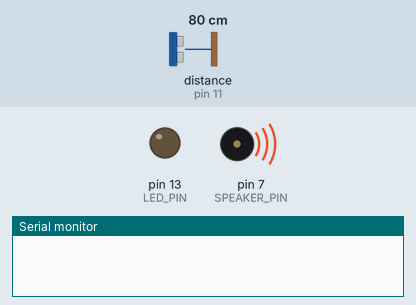
Bench run of a sketch on a simulated Arduino Uno, built with avr-gcc and run on an emulated ATmega328P. Parts: output pins drawn as LEDs (lit = HIGH), buzzer (waves = sounding), the last lines printed to the serial monitor. Wiring (inferred from the names in the program): ultrasonic range finder: trigger pin 12; echo pin 11. The inputs (shaded band) are chosen by the test bench; at power-on: distance to the obstacle (sensor on pin 11) 80 cm. The echo pulse lasts 58.3 µs per cm; pins used as bus, display or sensor lines are not drawn.

Above: at 0.1 s.
At 1.7 s:
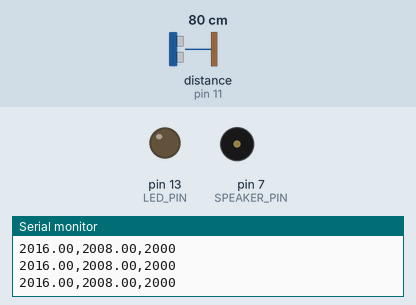
1.8 s: distance to the obstacle (sensor on pin 11) set to 2 cm
4.8 s: distance to the obstacle (sensor on pin 11) set to 120 cm
Timing chart, 0 to 7.8 s (numbered marks = the images above; inputs shaded):
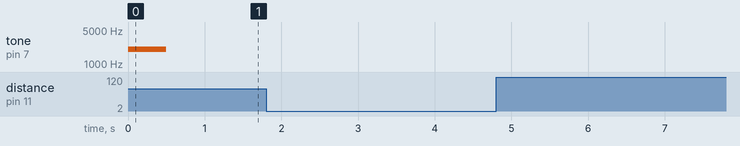

The sketch:

PseudoGaussianNoiseSmoothing.ino
```cpp
#define ECHO_PIN    11    // Echo Pin
#define TRIG_PIN    12    // Trigger Pin
#define LED_PIN     13    // Onboard LED
#define SPEAKER_PIN 7     // speaker out
#define NUM_VALUES  50    // size of averaging array
#define AVG_DECAY   50
#define TRIGGER     2

long values[NUM_VALUES];
double pseudoGaussian[7];
int coefficients[7] = {1, 3, 6, 7, 6, 3, 1};
boolean canSkipPoint = true;


void setup() {
  Serial.begin (9600);
  pinMode(TRIG_PIN, OUTPUT);
  pinMode(ECHO_PIN, INPUT);
  pinMode(LED_PIN, OUTPUT);

  for (int i=0; i<7; i++) {
    pseudoGaussian[i] = 0;
  }
  tone(SPEAKER_PIN, 2000,500);
  delay(500);
  noTone(SPEAKER_PIN);
}

void loop() {
  long duration;
  double distance;

  // measure
  duration = measureUltrasonic();
  distance = duration / 58.0;

  // Move each item in array back one
  for (int i = 1; i < 7; i++) {
    pseudoGaussian[i-1] = pseudoGaussian[i];
  }

  // Average last 5 points
  double average = 0;
  for (int i = 1; i < 6; i++) {
    average += pseudoGaussian[i];
  }
  average /= 5.0;

  if (abs(distance - average) > 0.1) {
    if (canSkipPoint) {
      pseudoGaussian[6] = average;
      canSkipPoint = false;
    } else {
      pseudoGaussian[6] = distance;
    }
  } else {
    pseudoGaussian[6] = distance;
    canSkipPoint = true;
  }

  // Smooth it
  double sum = 0;
  for (int i = 0; i < 7; i++) {
    sum += pseudoGaussian[i] * coefficients[i];
  }

  //Serial.print(sum / 27.0);
  Serial.print((sum / 27.0) * 58.0 + 16);
  Serial.print(",");
  Serial.print(pseudoGaussian[6] * 58.0 + 8);
  Serial.print(",");
  Serial.print(duration);
  Serial.println();


  // delay 20ms before next reading.
  delay(20);
}

long measureUltrasonic() {
  long duration;

  // send trigger signal
  digitalWrite(TRIG_PIN, LOW);
  delayMicroseconds(2);
  digitalWrite(TRIG_PIN, HIGH);
  delayMicroseconds(10);
  digitalWrite(TRIG_PIN, LOW);

  // get echo pulse
  duration = pulseIn(ECHO_PIN, HIGH);

  // clip the signal
  if (duration > 2000) {
    duration = 2000;
  }

  return duration;
}
```
